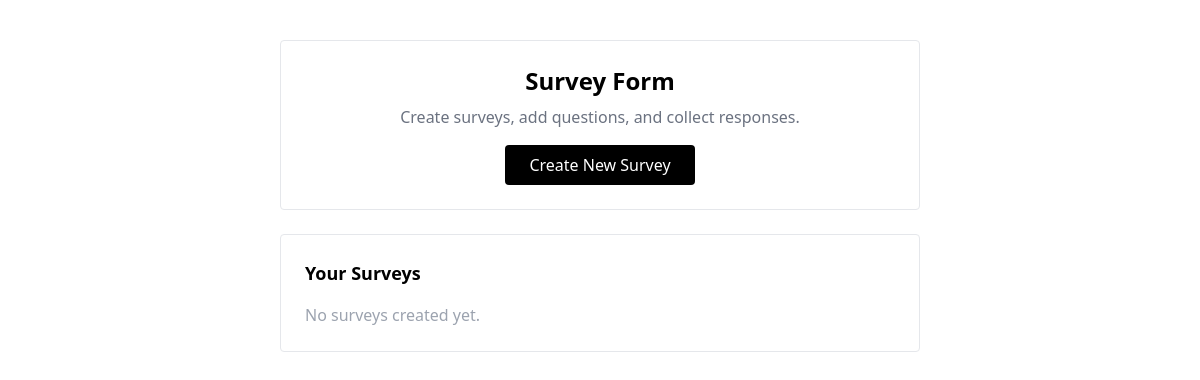
Before: / with the older database file.
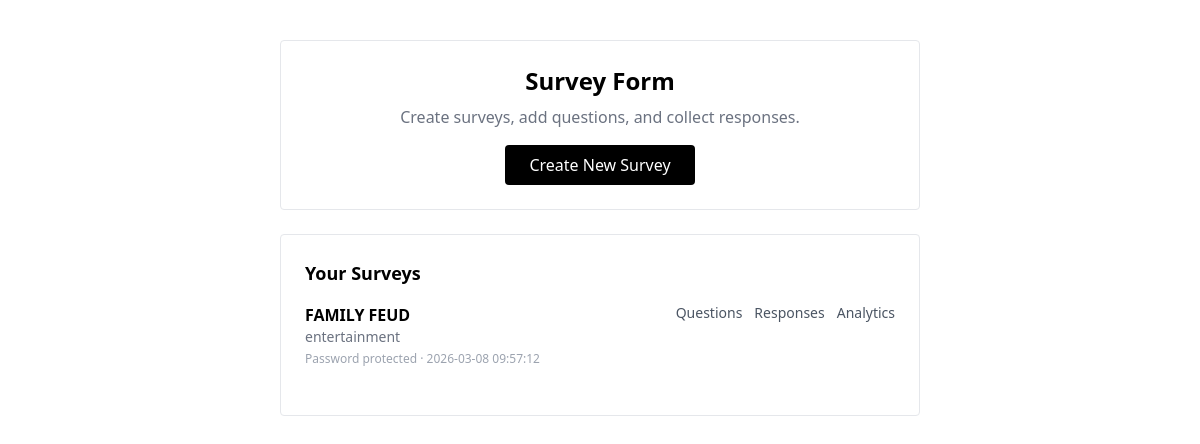
After: the same page with the newer database file.
### tables this page shows
CREATE TABLE IF NOT EXISTS `surveys` (
  `id` int NOT NULL AUTO_INCREMENT,
  `title` varchar(255) DEFAULT NULL,
  `description` text,
  `token` varchar(100) DEFAULT NULL,
  `password` varchar(255) DEFAULT NULL,
  `created_at` timestamp NULL DEFAULT CURRENT_TIMESTAMP,
  PRIMARY KEY (`id`)
);

### index.php (the view, shortened to what this page needs)
<?php
include("config/db.php");
$surveys = $conn->query("SELECT * FROM surveys ORDER BY created_at DESC");
?>
<!DOCTYPE html>
<html lang="en">
<head>
    <script src="https://cdn.tailwindcss.com"></script>
</head>
<body class="bg-white min-h-screen py-10">
<div class="max-w-2xl mx-auto px-4">
    <div class="bg-white border border-gray-200 p-6 rounded mb-6 text-center">
        <h1 class="text-2xl font-bold mb-2 text-black">Survey Form</h1>
        <p class="text-gray-500 mb-4">Create surveys, add questions, and collect responses.</p>
        <a href="admin/create_survey.php"
            class="inline-block bg-black text-white px-6 py-2 rounded font-medium hover:bg-gray-800">
            Create New Survey
        </a>
    </div>
    <div class="bg-white border border-gray-200 p-6 rounded">
        <h2 class="text-lg font-bold mb-4 text-black">Your Surveys</h2>
        <?php if($surveys->num_rows == 0): ?>
            <p class="text-gray-400">No surveys created yet.</p>
        <?php else: ?>
            <?php while($s = $surveys->fetch_assoc()): ?>
            <div class="border-b border-gray-200 pb-3 mb-3 last:border-b-0">
                <div class="flex justify-between items-start">
                    <div>
                        <p class="font-semibold text-black"><?= htmlspecialchars($s['title']) ?></p>
                        <p class="text-gray-500 text-sm"><?= htmlspecialchars($s['description']) ?></p>
                        <p class="text-xs text-gray-400 mt-1">
                            <?= $s['password'] ? 'Password protected' : 'Open access' ?>
                            &middot; <?= $s['created_at'] ?>
                        </p>
                    </div>
                    <div class="flex gap-3 text-sm">
                        <a href="admin/add_questions.php?survey_id=<?= $s['id'] ?>" class="text-gray-600 hover:text-black">Questions</a>
                        <a href="admin/responses.php?survey_id=<?= $s['id'] ?>" class="text-gray-600 hover:text-black">Responses</a>
                        <a href="admin/analytics.php?survey_id=<?= $s['id'] ?>" class="text-gray-600 hover:text-black">Analytics</a>
                    </div>
                </div>
            </div>
            <?php endwhile; ?>
        <?php endif; ?>
    </div>
</div>
</body>
</html>

Changed rows visible on the page:
added surveys: title "FAMILY FEUD", description "entertainment", shows "Password protected", created_at "2026-03-08 09:57:12"
Other visible differences:
text no longer shown: "No surveys created yet."
